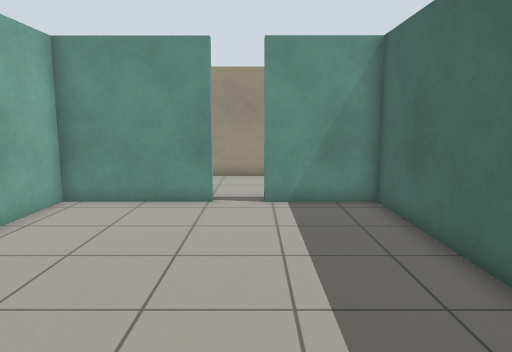
[1] (above)

18 first-person views from a walk through a Gazebo world. The camera is 1.2 m above the floor, tilts 8° down and sees 70° across. The floor is counted in squares, 0.5 m on a side. Each view is taken from the middle of a square. On the plan, view 1 faces up. The plan holds only what a view shows up to about 20 squares ahead; the rest is blank.

[2]
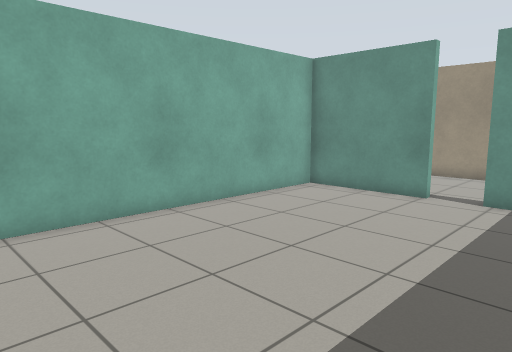

[3]
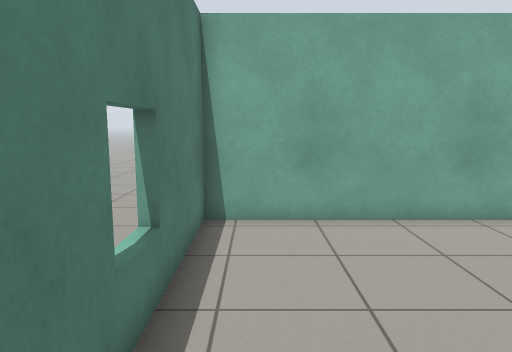

[4]
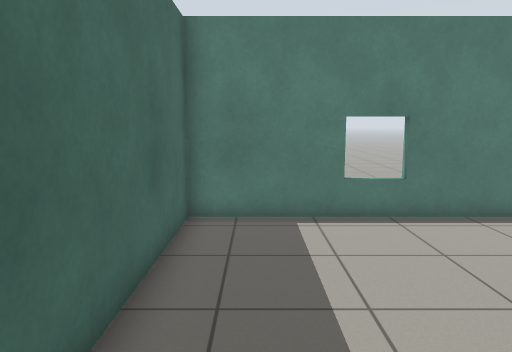

[5]
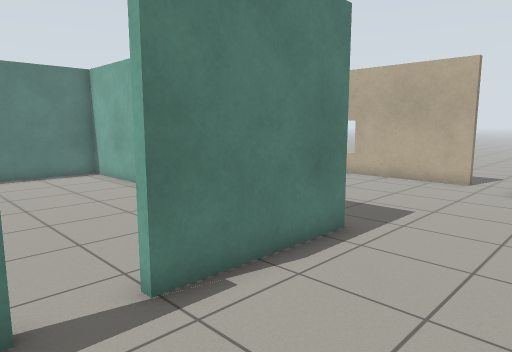

[6]
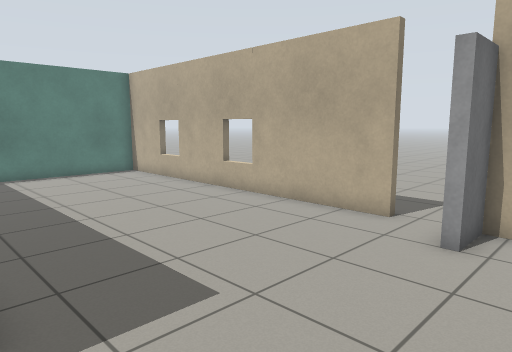

[7]
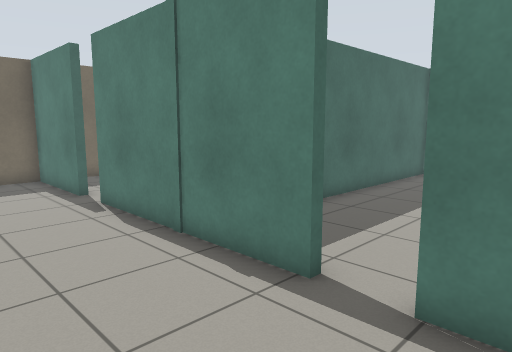

[8]
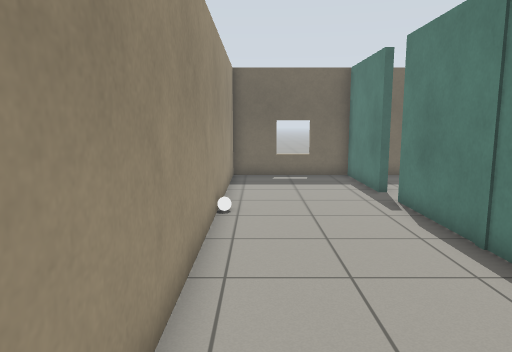

[9]
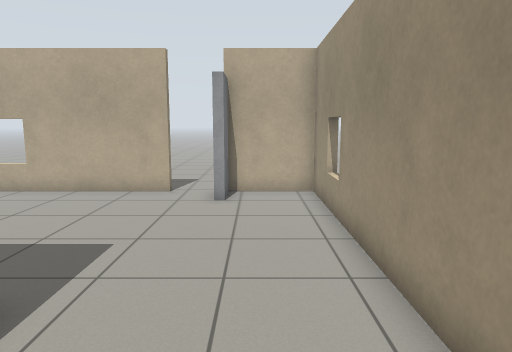

[10]
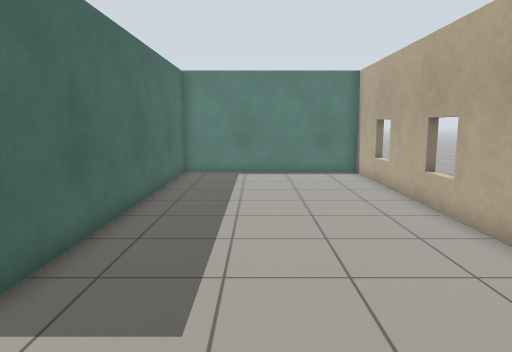

[11]
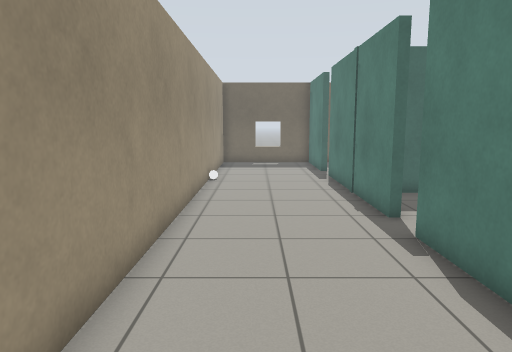

[12]
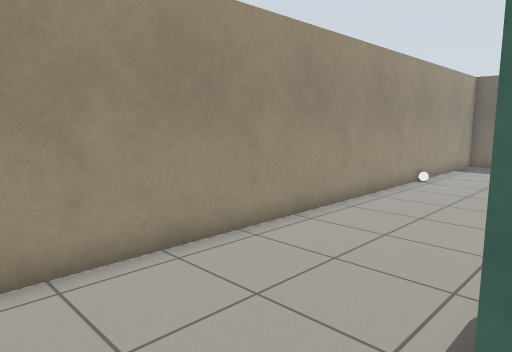

[13]
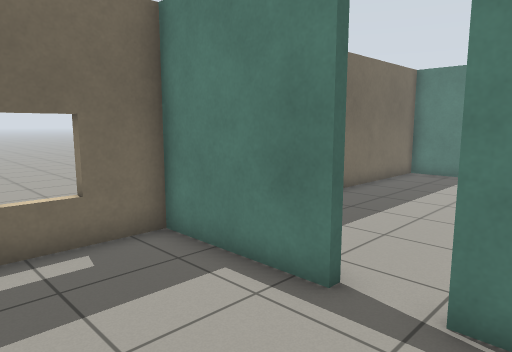

[14]
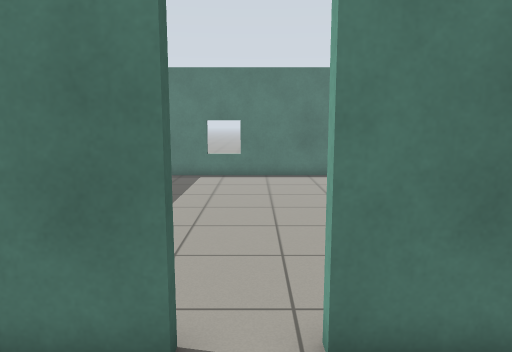

[15]
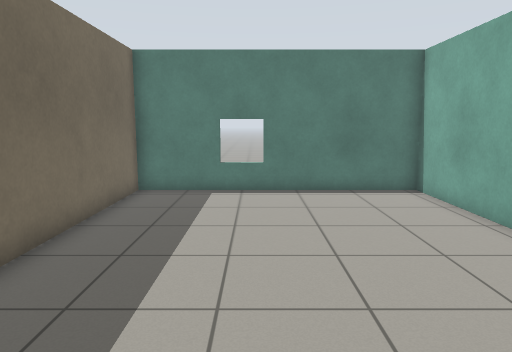

[16]
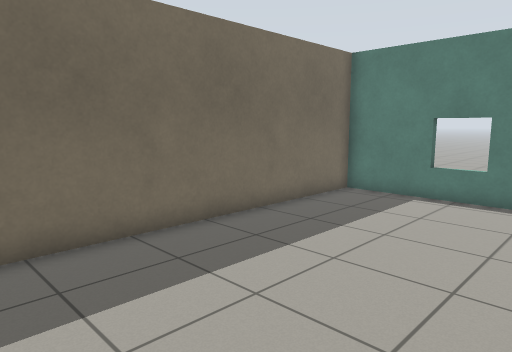

[17]
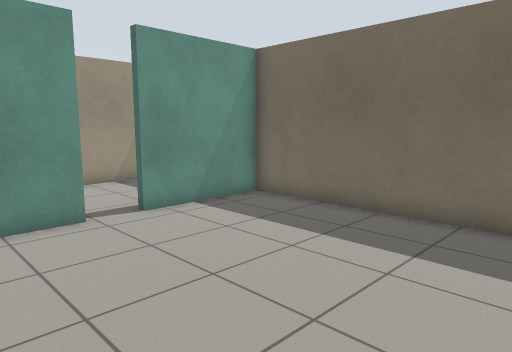

[18]
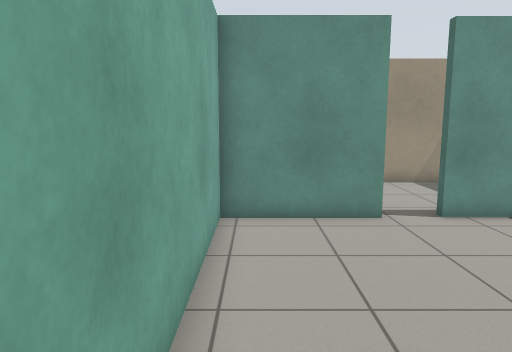

### Floor plan
Ten units are one square. View 1 is at (0, 0); x grows to the right and y downward. Boxes are objects, and circles mark ways between rooms. Rooms are numbered by the first view taken in them; rooms with no view inside come last. Other rooms are left out.
<svg viewBox="-156 -176 304 204">
<path fill="none" stroke="#000" d="M-12 -112 -61 -112 -61 23 38 23 38 -112 3 -112M3 -112 3 -115 83 -115 83 -112M-151 -120 -151 23 -64 23 -64 -115 -12 -115M98 -115 143 -115 143 -171 -151 -171 -151 -140M83 -112 41 -112 41 23 143 23 143 -112 98 -112"/>
<rect x="-145" y="-145" width="10" height="10" fill="#bbb"><title>door leaf</title></rect>
<circle cx="-5" cy="-115" r="3" fill="#2a7"/>
<circle cx="90" cy="-110" r="3" fill="#2a7"/>
<text x="-10" y="-50">1</text>
<text x="-70" y="-100">2</text>
<text x="90" y="-50">3</text>
</svg>
Room 1 opens to room 2. Room 2 opens to room 3.

Where each view was taken, in squares from view 1:
view 1: 0 up, 0 right, facing up
view 2: 1 down, 3 right, facing up-left
view 3: 1 down, 3 right, facing left
view 4: 7 up, 2 right, facing down
view 5: 16 up, 1 right, facing down-left
view 6: 16 up, 6 left, facing down-left
view 7: 16 up, 3 left, facing down-right
view 8: 16 up, 3 left, facing right
view 9: 15 up, 2 left, facing left
view 10: 16 up, 10 left, facing down
view 11: 15 up, 9 left, facing right
view 12: 11 up, 9 left, facing up-right
view 13: 16 up, 7 right, facing down-right
view 14: 15 up, 9 right, facing down
view 15: 11 up, 10 right, facing down
view 16: 10 up, 7 right, facing down-right
view 17: 2 up, 5 right, facing up-right
view 18: 2 up, 5 right, facing up
